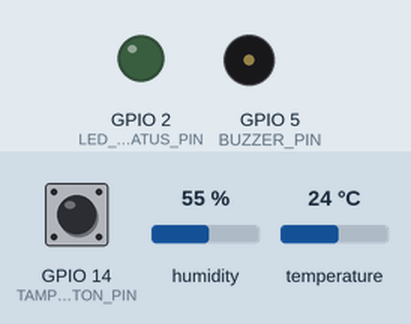
Recording of a sketch running on a simulated ESP32. Shown: output pins drawn as LEDs (lit = HIGH), buzzer (waves = sounding, pin HIGH). Inputs (shaded band) come from the test bench; at power-on: GPIO 14 (TAMPER_BUTTON_PIN) HIGH, humidity 55 %, temperature 24 °C. WiFi joins after 1.5 s; servers stay silent unless stated; what the sketch prints to the serial monitor is not drawn.

Above: at 1.2 s.
1.3 s: GPIO 14 (TAMPER_BUTTON_PIN) pulled LOW for 3.2 s
At 1.7 s:
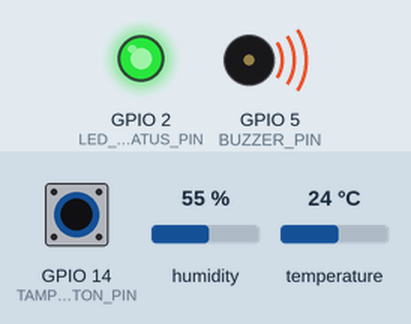
Timing chart, 0 to 6.0 s (numbered marks = the images above; inputs shaded):
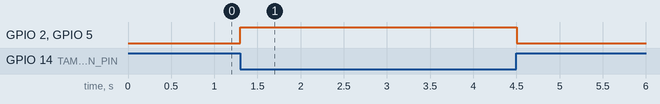

The sketch:

firmware.ino
```cpp
// CyberTube Lab 10: Portfolio Project 1 — Secure Connected Smart-Room Node
// Target: ESP32 DevKit V1 (ESP-WROOM-32)
// Safety Invariant: Strictly <= 3.3V DC logic bounds. Zero mains AC.

#include <Arduino.h>
#include <WiFi.h>
#include <PubSubClient.h>
#include <DHT.h>
#include <esp_task_wdt.h>

// Pins
const int DHT_PIN = 4;
const int TAMPER_BUTTON_PIN = 14;
const int BUZZER_PIN = 5;
const int LED_STATUS_PIN = 2;

DHT dht(DHT_PIN, DHT22);
WiFiClient espClient;
PubSubClient mqtt(espClient);

const char* WIFI_SSID = "Wokwi-GUEST";
const char* WIFI_PASS = "";
const char* MQTT_BROKER = "10.0.2.2";
const int MQTT_PORT = 1883;

unsigned long lastTelemetry = 0;
bool alarmActive = false;
uint32_t telemetrySeq = 0;

void setup() {
  Serial.begin(115200);
  while (!Serial && millis() < 3000);

  pinMode(TAMPER_BUTTON_PIN, INPUT_PULLUP);
  pinMode(BUZZER_PIN, OUTPUT);
  pinMode(LED_STATUS_PIN, OUTPUT);

  digitalWrite(BUZZER_PIN, LOW);
  digitalWrite(LED_STATUS_PIN, LOW);

  dht.begin();

  // Watchdog: 5s timeout
  esp_task_wdt_config_t twdt_config = {
      .timeout_ms = 5000,
      .idle_core_mask = 0,
      .trigger_panic = true
  };
  esp_task_wdt_init(&twdt_config);
  esp_task_wdt_add(NULL);

  WiFi.mode(WIFI_STA);
  WiFi.begin(WIFI_SSID, WIFI_PASS);
  mqtt.setServer(MQTT_BROKER, MQTT_PORT);

  Serial.println("==================================================");
  Serial.println("[CYBERTUBE] Lab 10: Portfolio Project 1 Active");
  Serial.println("[SYSTEM] Integrated Smart-Room Security Node");
  Serial.println("==================================================");
}

void loop() {
  esp_task_wdt_reset();

  // Check physical tamper button (LOW = pressed/opened enclosure)
  if (digitalRead(TAMPER_BUTTON_PIN) == LOW) {
    alarmActive = true;
    digitalWrite(BUZZER_PIN, HIGH);
    digitalWrite(LED_STATUS_PIN, HIGH);
  } else {
    alarmActive = false;
    digitalWrite(BUZZER_PIN, LOW);
    digitalWrite(LED_STATUS_PIN, LOW);
  }

  // Periodic Telemetry Publishing
  unsigned long now = millis();
  if (now - lastTelemetry >= 3000) {
    lastTelemetry = now;
    telemetrySeq++;

    float temp = dht.readTemperature();
    float hum = dht.readHumidity();

    Serial.print("[SMART-ROOM] Seq=");
    Serial.print(telemetrySeq);
    Serial.print(" | Temp=");
    Serial.print(isnan(temp) ? 0.0f : temp, 1);
    Serial.print("C | Hum=");
    Serial.print(isnan(hum) ? 0.0f : hum, 1);
    Serial.print("% | TamperAlarm=");
    Serial.println(alarmActive ? "TRIGGERED" : "ARMED_SECURE");
  }
}
```

Measured:
- after the input at 1.3 s, GPIO 2 (LED_STATUS_PIN), GPIO 5 (BUZZER_PIN): LOW → HIGH at once, → LOW 3.2 s later
